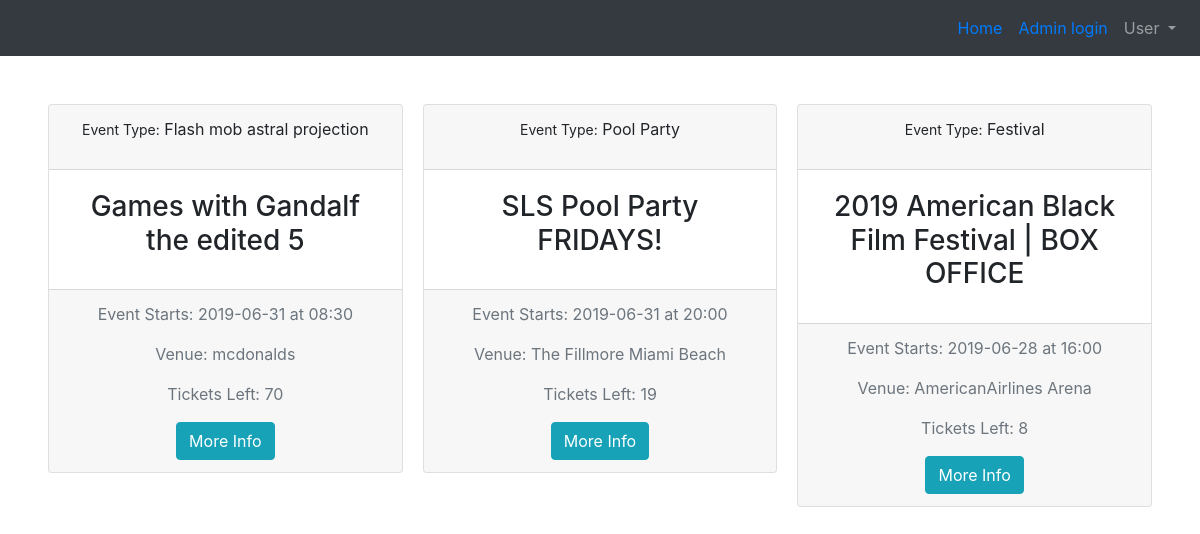
The page / (signed in) on the database its author committed.
### tables this page shows
CREATE TABLE 'events' ( eventID INTEGER PRIMARY KEY AUTOINCREMENT NOT NULL,'eventName' VARCHAR NOT NULL,'ticketsLeft' INTEGER NOT NULL,
  type VARCHAR NOT NULL,'startDate' date NOT NULL,'endDate' date NOT NULL,
  description VARCHAR NOT NULL,
  venueID INTEGER NOT NULL,
  adminID INTEGER NOT NULL
, 'endTime'  time NOT NULL  , 'startTime'  time NOT NULL  );

CREATE TABLE 'venues' ( venueID INTEGER PRIMARY KEY AUTOINCREMENT NOT NULL,'venueName' VARCHAR NOT NULL,
  capacity INTEGER NOT NULL,
  address1 VARCHAR NOT NULL,
  address2 VARCHAR NOT NULL,
  city VARCHAR NOT NULL,
  state CHAR(2) NOT NULL,
  zip CHAR(5) NOT NULL,
  adminID INTEGER NOT NULL
);

### application.py (the view)
@app.route("/")
def index():
    if 'admin' in session.keys():
        return redirect("/admin")
    """ Show a list of event thumbnail images which point to selected single event page """
    events = db.execute(allEventQry)
    venues = db.execute(allVenueQry)
    for event in events:
        for venue in venues:
            if venue["venueID"] == event["venueID"]:
                event["venueName"] = venue["venueName"]
    return render_template("index.html", events=events)

### application.py (called while the page is built)
@app.after_request
def after_request(response):
    response.headers["Cache-Control"] = "no-cache, no-store, must-revalidate"
    response.headers["Expires"] = 0
    response.headers["Pragma"] = "no-cache"
    return response

### templates/index.html (shortened to what this page needs)
{% extends "base.html" %}
{% block body %}
<div class="card-columns text-center">
{% for event in events %}
        <div class="card">
            <div>
                <div class="card-header">
                    <p><span style="font-size:14px">Event Type:</span> {{ event.type }}</p>
                </div>
                <div class="card-body">
                    <h3 class="card-title">{{ event.eventName }}</h4>
                </div>
                <div class="card-footer text-muted">
                    <p>Event Starts: {{ event.startDate }} at {{ event.startTime }}</p>
                    <p>Venue: {{ event.venueName }}</p>
                    <p>Tickets Left: {{ event.ticketsLeft }}</p>
                    <a href="{{ '/event/%s'%event.eventID|urlencode }}" class="btn btn-info">More Info</a>
                </div>
            </div>
        </div>
    {% endfor %}
</div>
{%endblock %}

### rows shown on the page
events: type "Flash mob astral projection", eventName "Games with Gandalf the edited 5", startDate "2019-06-31", startTime "08:30", venueName "mcdonalds", ticketsLeft "70"
events: type "Pool Party", eventName "SLS Pool Party FRIDAYS!", startDate "2019-06-31", startTime "20:00", venueName "The Fillmore Miami Beach", ticketsLeft "19"
events: type "Festival", eventName "2019 American Black Film Festival | BOX OFFICE", startDate "2019-06-28", startTime "16:00", venueName "AmericanAirlines Arena", ticketsLeft "8"
